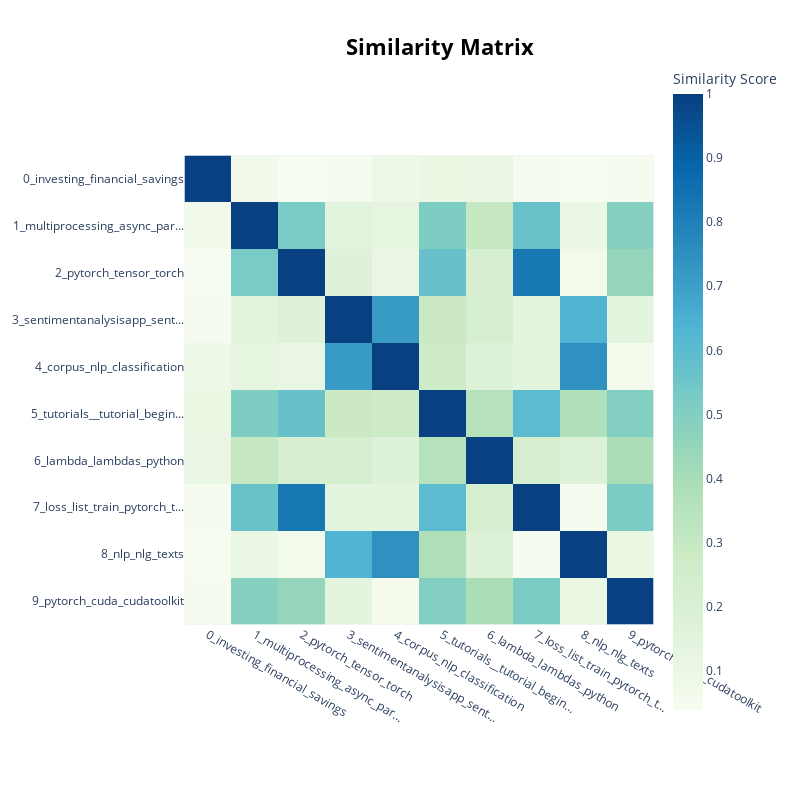

Notebook source saved alongside this figure:
### Code cell
model.visualize_heatmap(top_n_topics=10)

### Figure 1 — Plotly figure (JSON) as saved in the notebook; plotly's stock layout.template omitted (floating-point values rounded to 4 significant figures)
{"data": [{"coloraxis": "coloraxis", "hovertemplate": "x: %{x}<br>y: %{y}<br>Similarity Score: %{z}<extra></extra>", "name": "0", "type": "heatmap", "x": ["0_investing_financial_savings", "1_multiprocessing_async_par...", "2_pytorch_tensor_torch", "3_sentimentanalysisapp_sent...", "4_corpus_nlp_classification", "5_tutorials__tutorial_begin...", "6_lambda_lambdas_python", "7_loss_list_train_pytorch_t...", "8_nlp_nlg_texts", "9_pytorch_cuda_cudatoolkit"], "xaxis": "x", "y": ["0_investing_financial_savings", "1_multiprocessing_async_par...", "2_pytorch_tensor_torch", "3_sentimentanalysisapp_sent...", "4_corpus_nlp_classification", "5_tutorials__tutorial_begin...", "6_lambda_lambdas_python", "7_loss_list_train_pytorch_t...", "8_nlp_nlg_texts", "9_pytorch_cuda_cudatoolkit"], "yaxis": "y", "z": [[1.0, 0.07092, 0.03872, 0.04808, 0.0913, 0.1112, 0.1133, 0.05047, 0.0398, 0.04849], [0.07092, 1.0, 0.525, 0.1459, 0.1287, 0.5139, 0.304, 0.5664, 0.11, 0.4908], [0.03872, 0.525, 1, 0.1671, 0.1137, 0.5702, 0.2203, 0.8274, 0.06764, 0.4533], [0.04808, 0.1459, 0.1671, 1.0, 0.7146, 0.2839, 0.2261, 0.1363, 0.6324, 0.1367], [0.0913, 0.1287, 0.1137, 0.7146, 1, 0.2734, 0.1684, 0.1377, 0.7435, 0.05415], [0.1112, 0.5139, 0.5702, 0.2839, 0.2734, 1, 0.3525, 0.6009, 0.3726, 0.4967], [0.1133, 0.304, 0.2203, 0.2261, 0.1684, 0.3525, 1, 0.2265, 0.1832, 0.3891], [0.05047, 0.5664, 0.8274, 0.1363, 0.1377, 0.6009, 0.2265, 1, 0.04747, 0.52], [0.0398, 0.11, 0.06764, 0.6324, 0.7435, 0.3726, 0.1832, 0.04747, 1, 0.1111], [0.04849, 0.4908, 0.4533, 0.1367, 0.05415, 0.4967, 0.3891, 0.52, 0.1111, 1]]}], "layout": {"coloraxis": {"colorbar": {"title": {"text": "Similarity Score"}}, "colorscale": [[0, "rgb(247,252,240)"], [0.125, "rgb(224,243,219)"], [0.25, "rgb(204,235,197)"], [0.375, "rgb(168,221,181)"], [0.5, "rgb(123,204,196)"], [0.625, "rgb(78,179,211)"], [0.75, "rgb(43,140,190)"], [0.875, "rgb(8,104,172)"], [1, "rgb(8,64,129)"]]}, "height": 800, "hoverlabel": {"bgcolor": "white", "font": {"family": "Rockwell", "size": 16}}, "legend": {"title": {"text": "Trend"}}, "margin": {"t": 60}, "showlegend": true, "title": {"font": {"color": "Black", "size": 22}, "text": "<b>Similarity Matrix</b>", "x": 0.55, "xanchor": "center", "y": 0.95, "yanchor": "top"}, "width": 800, "xaxis": {"anchor": "y", "constrain": "domain", "domain": [0, 1], "scaleanchor": "y"}, "yaxis": {"anchor": "x", "autorange": "reversed", "constrain": "domain", "domain": [0, 1]}}}
